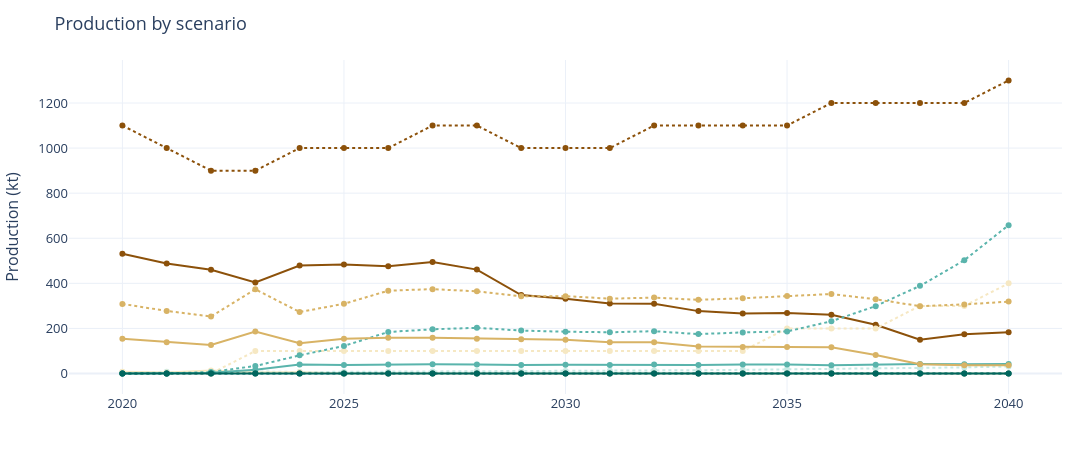
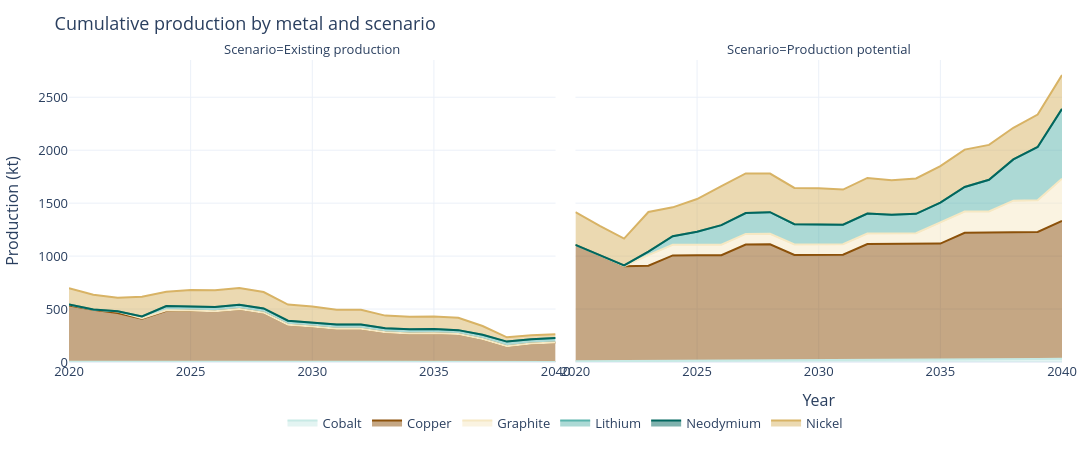

Here is the notebook cell these charts were saved with, in order:
### Code cell
fig = plot_metal_scenarios(production_df, color_map)
fig

### Figure 1 — Plotly figure (JSON) as saved in the notebook; plotly's stock layout.template omitted (floating-point values rounded to 4 significant figures)
{"data": [{"hovertemplate": "Metal=Cobalt<br>Scenario=Existing production<br>Year=%{x}<br>Value=%{y}<extra></extra>", "legendgroup": "Cobalt, Existing production", "line": {"color": "#c7eae5", "dash": "solid"}, "marker": {"symbol": "circle"}, "mode": "lines+markers", "name": "Cobalt, Existing production", "orientation": "v", "showlegend": true, "x": [2020, 2021, 2022, 2023, 2024, 2025, 2026, 2027, 2028, 2029, 2030, 2031, 2032, 2033, 2034, 2035, 2036, 2037, 2038, 2039, 2040], "xaxis": "x", "y": [3.2, 3.8, 2.5, 4.8, 3.4, 3.5, 3.5, 4.2, 4.2, 3.9, 3.9, 3.7, 3.4, 3.1, 3.1, 3.1, 2.8, 0.9, 0.3, 0.3, 0.3], "yaxis": "y", "type": "scatter"}, {"hovertemplate": "Metal=Cobalt<br>Scenario=Production potential<br>Year=%{x}<br>Value=%{y}<extra></extra>", "legendgroup": "Cobalt, Production potential", "line": {"color": "#c7eae5", "dash": "dot"}, "marker": {"symbol": "circle"}, "mode": "lines+markers", "name": "Cobalt, Production potential", "orientation": "v", "showlegend": true, "x": [2020, 2021, 2022, 2023, 2024, 2025, 2026, 2027, 2028, 2029, 2030, 2031, 2032, 2033, 2034, 2035, 2036, 2037, 2038, 2039, 2040], "xaxis": "x", "y": [6.5, 7.6, 5.1, 9.6, 6.8, 7.3, 8.0, 9.5, 11.4, 10.6, 11.6, 12.6, 13.6, 14.8, 16.6, 18.6, 20.6, 21.4, 23.8, 27.3, 31.3], "yaxis": "y", "type": "scatter"}, {"hovertemplate": "Metal=Copper<br>Scenario=Existing production<br>Year=%{x}<br>Value=%{y}<extra></extra>", "legendgroup": "Copper, Existing production", "line": {"color": "#8c510a", "dash": "solid"}, "marker": {"symbol": "circle"}, "mode": "lines+markers", "name": "Copper, Existing production", "orientation": "v", "showlegend": true, "x": [2020, 2021, 2022, 2023, 2024, 2025, 2026, 2027, 2028, 2029, 2030, 2031, 2032, 2033, 2034, 2035, 2036, 2037, 2038, 2039, 2040], "xaxis": "x", "y": [530.9, 488.5, 460.4, 404.0, 478.9, 483.9, 475.6, 495.0, 461.1, 348.3, 331.7, 311.1, 309.5, 276.9, 265.8, 268.9, 260.9, 216.7, 149.6, 174.1, 183.0], "yaxis": "y", "type": "scatter"}, {"hovertemplate": "Metal=Copper<br>Scenario=Production potential<br>Year=%{x}<br>Value=%{y}<extra></extra>", "legendgroup": "Copper, Production potential", "line": {"color": "#8c510a", "dash": "dot"}, "marker": {"symbol": "circle"}, "mode": "lines+markers", "name": "Copper, Production potential", "orientation": "v", "showlegend": true, "x": [2020, 2021, 2022, 2023, 2024, 2025, 2026, 2027, 2028, 2029, 2030, 2031, 2032, 2033, 2034, 2035, 2036, 2037, 2038, 2039, 2040], "xaxis": "x", "y": [1100.0, 1000.0, 900.0, 900.0, 1000.0, 1000.0, 1000.0, 1100.0, 1100.0, 1000.0, 1000.0, 1000.0, 1100.0, 1100.0, 1100.0, 1100.0, 1200.0, 1200.0, 1200.0, 1200.0, 1300.0], "yaxis": "y", "type": "scatter"}, {"hovertemplate": "Metal=Graphite<br>Scenario=Existing production<br>Year=%{x}<br>Value=%{y}<extra></extra>", "legendgroup": "Graphite, Existing production", "line": {"color": "#f6e8c3", "dash": "solid"}, "marker": {"symbol": "circle"}, "mode": "lines+markers", "name": "Graphite, Existing production", "orientation": "v", "showlegend": true, "x": [2020, 2021, 2022, 2023, 2024, 2025, 2026, 2027, 2028, 2029, 2030, 2031, 2032, 2033, 2034, 2035, 2036, 2037, 2038, 2039, 2040], "xaxis": "x", "y": [8.2, 4.2, 13.6, 4.2, 6.3, 0.0, 0.0, 0.0, 0.0, 0.0, 0.0, 0.0, 0.0, 0.0, 0.0, 0.0, 0.0, 0.0, 0.0, 0.0, 0.0], "yaxis": "y", "type": "scatter"}, {"hovertemplate": "Metal=Graphite<br>Scenario=Production potential<br>Year=%{x}<br>Value=%{y}<extra></extra>", "legendgroup": "Graphite, Production potential", "line": {"color": "#f6e8c3", "dash": "dot"}, "marker": {"symbol": "circle"}, "mode": "lines+markers", "name": "Graphite, Production potential", "orientation": "v", "showlegend": true, "x": [2020, 2021, 2022, 2023, 2024, 2025, 2026, 2027, 2028, 2029, 2030, 2031, 2032, 2033, 2034, 2035, 2036, 2037, 2038, 2039, 2040], "xaxis": "x", "y": [0.0, 0.0, 0.0, 100.0, 100.0, 100.0, 100.0, 100.0, 100.0, 100.0, 100.0, 100.0, 100.0, 100.0, 100.0, 200.0, 200.0, 200.0, 300.0, 300.0, 400.0], "yaxis": "y", "type": "scatter"}, {"hovertemplate": "Metal=Lithium<br>Scenario=Existing production<br>Year=%{x}<br>Value=%{y}<extra></extra>", "legendgroup": "Lithium, Existing production", "line": {"color": "#5ab4ac", "dash": "solid"}, "marker": {"symbol": "circle"}, "mode": "lines+markers", "name": "Lithium, Existing production", "orientation": "v", "showlegend": true, "x": [2020, 2021, 2022, 2023, 2024, 2025, 2026, 2027, 2028, 2029, 2030, 2031, 2032, 2033, 2034, 2035, 2036, 2037, 2038, 2039, 2040], "xaxis": "x", "y": [0.0, 0.2, 3.5, 16.7, 39.9, 37.6, 40.0, 41.7, 40.3, 37.9, 39.0, 38.2, 40.6, 37.8, 39.8, 40.5, 37.2, 39.3, 42.6, 41.0, 42.8], "yaxis": "y", "type": "scatter"}, {"hovertemplate": "Metal=Lithium<br>Scenario=Production potential<br>Year=%{x}<br>Value=%{y}<extra></extra>", "legendgroup": "Lithium, Production potential", "line": {"color": "#5ab4ac", "dash": "dot"}, "marker": {"symbol": "circle"}, "mode": "lines+markers", "name": "Lithium, Production potential", "orientation": "v", "showlegend": true, "x": [2020, 2021, 2022, 2023, 2024, 2025, 2026, 2027, 2028, 2029, 2030, 2031, 2032, 2033, 2034, 2035, 2036, 2037, 2038, 2039, 2040], "xaxis": "x", "y": [0.0, 0.4, 7.0, 33.5, 80.7, 122.4, 184.3, 196.4, 202.9, 190.7, 185.5, 183.1, 187.9, 174.9, 182.6, 186.6, 232.0, 299.0, 388.9, 502.6, 658.3], "yaxis": "y", "type": "scatter"}, {"hovertemplate": "Metal=Neodymium<br>Scenario=Existing production<br>Year=%{x}<br>Value=%{y}<extra></extra>", "legendgroup": "Neodymium, Existing production", "line": {"color": "#01665e", "dash": "solid"}, "marker": {"symbol": "circle"}, "mode": "lines+markers", "name": "Neodymium, Existing production", "orientation": "v", "showlegend": true, "x": [2020, 2021, 2022, 2023, 2024, 2025, 2026, 2027, 2028, 2029, 2030, 2031, 2032, 2033, 2034, 2035, 2036, 2037, 2038, 2039, 2040], "xaxis": "x", "y": [0.0, 0.0, 0.0, 0.0, 0.0, 0.0, 0.0, 0.0, 0.0, 0.0, 0.0, 0.0, 0.0, 0.0, 0.0, 0.0, 0.0, 0.0, 0.0, 0.0, 0.0], "yaxis": "y", "type": "scatter"}, {"hovertemplate": "Metal=Neodymium<br>Scenario=Production potential<br>Year=%{x}<br>Value=%{y}<extra></extra>", "legendgroup": "Neodymium, Production potential", "line": {"color": "#01665e", "dash": "dot"}, "marker": {"symbol": "circle"}, "mode": "lines+markers", "name": "Neodymium, Production potential", "orientation": "v", "showlegend": true, "x": [2020, 2021, 2022, 2023, 2024, 2025, 2026, 2027, 2028, 2029, 2030, 2031, 2032, 2033, 2034, 2035, 2036, 2037, 2038, 2039, 2040], "xaxis": "x", "y": [0.0, 0.0, 0.0, 0.0, 0.0, 0.0, 0.0, 0.0, 0.0, 0.0, 0.0, 0.0, 0.0, 0.0, 0.1, 0.1, 0.1, 0.2, 0.2, 0.3, 0.4], "yaxis": "y", "type": "scatter"}, {"hovertemplate": "Metal=Nickel<br>Scenario=Existing production<br>Year=%{x}<br>Value=%{y}<extra></extra>", "legendgroup": "Nickel, Existing production", "line": {"color": "#d8b365", "dash": "solid"}, "marker": {"symbol": "circle"}, "mode": "lines+markers", "name": "Nickel, Existing production", "orientation": "v", "showlegend": true, "x": [2020, 2021, 2022, 2023, 2024, 2025, 2026, 2027, 2028, 2029, 2030, 2031, 2032, 2033, 2034, 2035, 2036, 2037, 2038, 2039, 2040], "xaxis": "x", "y": [154.4, 138.9, 126.6, 186.8, 134.6, 154.6, 158.5, 158.5, 154.8, 152.1, 150.2, 139.3, 139.3, 120.3, 118.0, 118.0, 116.7, 82.7, 40.8, 37.0, 37.0], "yaxis": "y", "type": "scatter"}, {"hovertemplate": "Metal=Nickel<br>Scenario=Production potential<br>Year=%{x}<br>Value=%{y}<extra></extra>", "legendgroup": "Nickel, Production potential", "line": {"color": "#d8b365", "dash": "dot"}, "marker": {"symbol": "circle"}, "mode": "lines+markers", "name": "Nickel, Production potential", "orientation": "v", "showlegend": true, "x": [2020, 2021, 2022, 2023, 2024, 2025, 2026, 2027, 2028, 2029, 2030, 2031, 2032, 2033, 2034, 2035, 2036, 2037, 2038, 2039, 2040], "xaxis": "x", "y": [308.8, 277.7, 253.2, 373.6, 273.0, 309.2, 367.5, 374.4, 364.8, 342.8, 343.3, 332.1, 336.9, 326.9, 334.0, 343.8, 352.8, 329.5, 298.9, 306.8, 319.1], "yaxis": "y", "type": "scatter"}], "layout": {"xaxis": {"anchor": "y", "domain": [0.0, 1.0], "title": {"text": ""}}, "yaxis": {"anchor": "x", "domain": [0.0, 1.0], "title": {"text": "Production (kt)"}}, "legend": {"title": {"text": "Metal, Scenario"}, "tracegroupgap": 0}, "title": {"text": "Production by scenario", "font": {"size": 18}}, "font": {"size": 13}, "margin": {"l": 50, "r": 30, "t": 60, "b": 40}, "showlegend": false, "width": 1100, "height": 450}}

### Figure 2 — Plotly figure (JSON) as saved in the notebook; plotly's stock layout.template omitted (floating-point values rounded to 4 significant figures)
{"data": [{"fillpattern": {"shape": ""}, "hovertemplate": "Metal=Cobalt<br>Scenario=Existing production<br>Year=%{x}<br>Value=%{y}<extra></extra>", "legendgroup": "Cobalt", "line": {"color": "#c7eae5"}, "marker": {"symbol": "circle"}, "mode": "lines", "name": "Cobalt", "orientation": "v", "showlegend": true, "stackgroup": "1", "x": [2020, 2021, 2022, 2023, 2024, 2025, 2026, 2027, 2028, 2029, 2030, 2031, 2032, 2033, 2034, 2035, 2036, 2037, 2038, 2039, 2040], "xaxis": "x", "y": [3.2, 3.8, 2.5, 4.8, 3.4, 3.5, 3.5, 4.2, 4.2, 3.9, 3.9, 3.7, 3.4, 3.1, 3.1, 3.1, 2.8, 0.9, 0.3, 0.3, 0.3], "yaxis": "y", "type": "scatter"}, {"fillpattern": {"shape": ""}, "hovertemplate": "Metal=Cobalt<br>Scenario=Production potential<br>Year=%{x}<br>Value=%{y}<extra></extra>", "legendgroup": "Cobalt", "line": {"color": "#c7eae5"}, "marker": {"symbol": "circle"}, "mode": "lines", "name": "Cobalt", "orientation": "v", "showlegend": false, "stackgroup": "1", "x": [2020, 2021, 2022, 2023, 2024, 2025, 2026, 2027, 2028, 2029, 2030, 2031, 2032, 2033, 2034, 2035, 2036, 2037, 2038, 2039, 2040], "xaxis": "x2", "y": [6.5, 7.6, 5.1, 9.6, 6.8, 7.3, 8.0, 9.5, 11.4, 10.6, 11.6, 12.6, 13.6, 14.8, 16.6, 18.6, 20.6, 21.4, 23.8, 27.3, 31.3], "yaxis": "y2", "type": "scatter"}, {"fillpattern": {"shape": ""}, "hovertemplate": "Metal=Copper<br>Scenario=Existing production<br>Year=%{x}<br>Value=%{y}<extra></extra>", "legendgroup": "Copper", "line": {"color": "#8c510a"}, "marker": {"symbol": "circle"}, "mode": "lines", "name": "Copper", "orientation": "v", "showlegend": true, "stackgroup": "1", "x": [2020, 2021, 2022, 2023, 2024, 2025, 2026, 2027, 2028, 2029, 2030, 2031, 2032, 2033, 2034, 2035, 2036, 2037, 2038, 2039, 2040], "xaxis": "x", "y": [530.9, 488.5, 460.4, 404.0, 478.9, 483.9, 475.6, 495.0, 461.1, 348.3, 331.7, 311.1, 309.5, 276.9, 265.8, 268.9, 260.9, 216.7, 149.6, 174.1, 183.0], "yaxis": "y", "type": "scatter"}, {"fillpattern": {"shape": ""}, "hovertemplate": "Metal=Copper<br>Scenario=Production potential<br>Year=%{x}<br>Value=%{y}<extra></extra>", "legendgroup": "Copper", "line": {"color": "#8c510a"}, "marker": {"symbol": "circle"}, "mode": "lines", "name": "Copper", "orientation": "v", "showlegend": false, "stackgroup": "1", "x": [2020, 2021, 2022, 2023, 2024, 2025, 2026, 2027, 2028, 2029, 2030, 2031, 2032, 2033, 2034, 2035, 2036, 2037, 2038, 2039, 2040], "xaxis": "x2", "y": [1100.0, 1000.0, 900.0, 900.0, 1000.0, 1000.0, 1000.0, 1100.0, 1100.0, 1000.0, 1000.0, 1000.0, 1100.0, 1100.0, 1100.0, 1100.0, 1200.0, 1200.0, 1200.0, 1200.0, 1300.0], "yaxis": "y2", "type": "scatter"}, {"fillpattern": {"shape": ""}, "hovertemplate": "Metal=Graphite<br>Scenario=Existing production<br>Year=%{x}<br>Value=%{y}<extra></extra>", "legendgroup": "Graphite", "line": {"color": "#f6e8c3"}, "marker": {"symbol": "circle"}, "mode": "lines", "name": "Graphite", "orientation": "v", "showlegend": true, "stackgroup": "1", "x": [2020, 2021, 2022, 2023, 2024, 2025, 2026, 2027, 2028, 2029, 2030, 2031, 2032, 2033, 2034, 2035, 2036, 2037, 2038, 2039, 2040], "xaxis": "x", "y": [8.2, 4.2, 13.6, 4.2, 6.3, 0.0, 0.0, 0.0, 0.0, 0.0, 0.0, 0.0, 0.0, 0.0, 0.0, 0.0, 0.0, 0.0, 0.0, 0.0, 0.0], "yaxis": "y", "type": "scatter"}, {"fillpattern": {"shape": ""}, "hovertemplate": "Metal=Graphite<br>Scenario=Production potential<br>Year=%{x}<br>Value=%{y}<extra></extra>", "legendgroup": "Graphite", "line": {"color": "#f6e8c3"}, "marker": {"symbol": "circle"}, "mode": "lines", "name": "Graphite", "orientation": "v", "showlegend": false, "stackgroup": "1", "x": [2020, 2021, 2022, 2023, 2024, 2025, 2026, 2027, 2028, 2029, 2030, 2031, 2032, 2033, 2034, 2035, 2036, 2037, 2038, 2039, 2040], "xaxis": "x2", "y": [0.0, 0.0, 0.0, 100.0, 100.0, 100.0, 100.0, 100.0, 100.0, 100.0, 100.0, 100.0, 100.0, 100.0, 100.0, 200.0, 200.0, 200.0, 300.0, 300.0, 400.0], "yaxis": "y2", "type": "scatter"}, {"fillpattern": {"shape": ""}, "hovertemplate": "Metal=Lithium<br>Scenario=Existing production<br>Year=%{x}<br>Value=%{y}<extra></extra>", "legendgroup": "Lithium", "line": {"color": "#5ab4ac"}, "marker": {"symbol": "circle"}, "mode": "lines", "name": "Lithium", "orientation": "v", "showlegend": true, "stackgroup": "1", "x": [2020, 2021, 2022, 2023, 2024, 2025, 2026, 2027, 2028, 2029, 2030, 2031, 2032, 2033, 2034, 2035, 2036, 2037, 2038, 2039, 2040], "xaxis": "x", "y": [0.0, 0.2, 3.5, 16.7, 39.9, 37.6, 40.0, 41.7, 40.3, 37.9, 39.0, 38.2, 40.6, 37.8, 39.8, 40.5, 37.2, 39.3, 42.6, 41.0, 42.8], "yaxis": "y", "type": "scatter"}, {"fillpattern": {"shape": ""}, "hovertemplate": "Metal=Lithium<br>Scenario=Production potential<br>Year=%{x}<br>Value=%{y}<extra></extra>", "legendgroup": "Lithium", "line": {"color": "#5ab4ac"}, "marker": {"symbol": "circle"}, "mode": "lines", "name": "Lithium", "orientation": "v", "showlegend": false, "stackgroup": "1", "x": [2020, 2021, 2022, 2023, 2024, 2025, 2026, 2027, 2028, 2029, 2030, 2031, 2032, 2033, 2034, 2035, 2036, 2037, 2038, 2039, 2040], "xaxis": "x2", "y": [0.0, 0.4, 7.0, 33.5, 80.7, 122.4, 184.3, 196.4, 202.9, 190.7, 185.5, 183.1, 187.9, 174.9, 182.6, 186.6, 232.0, 299.0, 388.9, 502.6, 658.3], "yaxis": "y2", "type": "scatter"}, {"fillpattern": {"shape": ""}, "hovertemplate": "Metal=Neodymium<br>Scenario=Existing production<br>Year=%{x}<br>Value=%{y}<extra></extra>", "legendgroup": "Neodymium", "line": {"color": "#01665e"}, "marker": {"symbol": "circle"}, "mode": "lines", "name": "Neodymium", "orientation": "v", "showlegend": true, "stackgroup": "1", "x": [2020, 2021, 2022, 2023, 2024, 2025, 2026, 2027, 2028, 2029, 2030, 2031, 2032, 2033, 2034, 2035, 2036, 2037, 2038, 2039, 2040], "xaxis": "x", "y": [0.0, 0.0, 0.0, 0.0, 0.0, 0.0, 0.0, 0.0, 0.0, 0.0, 0.0, 0.0, 0.0, 0.0, 0.0, 0.0, 0.0, 0.0, 0.0, 0.0, 0.0], "yaxis": "y", "type": "scatter"}, {"fillpattern": {"shape": ""}, "hovertemplate": "Metal=Neodymium<br>Scenario=Production potential<br>Year=%{x}<br>Value=%{y}<extra></extra>", "legendgroup": "Neodymium", "line": {"color": "#01665e"}, "marker": {"symbol": "circle"}, "mode": "lines", "name": "Neodymium", "orientation": "v", "showlegend": false, "stackgroup": "1", "x": [2020, 2021, 2022, 2023, 2024, 2025, 2026, 2027, 2028, 2029, 2030, 2031, 2032, 2033, 2034, 2035, 2036, 2037, 2038, 2039, 2040], "xaxis": "x2", "y": [0.0, 0.0, 0.0, 0.0, 0.0, 0.0, 0.0, 0.0, 0.0, 0.0, 0.0, 0.0, 0.0, 0.0, 0.1, 0.1, 0.1, 0.2, 0.2, 0.3, 0.4], "yaxis": "y2", "type": "scatter"}, {"fillpattern": {"shape": ""}, "hovertemplate": "Metal=Nickel<br>Scenario=Existing production<br>Year=%{x}<br>Value=%{y}<extra></extra>", "legendgroup": "Nickel", "line": {"color": "#d8b365"}, "marker": {"symbol": "circle"}, "mode": "lines", "name": "Nickel", "orientation": "v", "showlegend": true, "stackgroup": "1", "x": [2020, 2021, 2022, 2023, 2024, 2025, 2026, 2027, 2028, 2029, 2030, 2031, 2032, 2033, 2034, 2035, 2036, 2037, 2038, 2039, 2040], "xaxis": "x", "y": [154.4, 138.9, 126.6, 186.8, 134.6, 154.6, 158.5, 158.5, 154.8, 152.1, 150.2, 139.3, 139.3, 120.3, 118.0, 118.0, 116.7, 82.7, 40.8, 37.0, 37.0], "yaxis": "y", "type": "scatter"}, {"fillpattern": {"shape": ""}, "hovertemplate": "Metal=Nickel<br>Scenario=Production potential<br>Year=%{x}<br>Value=%{y}<extra></extra>", "legendgroup": "Nickel", "line": {"color": "#d8b365"}, "marker": {"symbol": "circle"}, "mode": "lines", "name": "Nickel", "orientation": "v", "showlegend": false, "stackgroup": "1", "x": [2020, 2021, 2022, 2023, 2024, 2025, 2026, 2027, 2028, 2029, 2030, 2031, 2032, 2033, 2034, 2035, 2036, 2037, 2038, 2039, 2040], "xaxis": "x2", "y": [308.8, 277.7, 253.2, 373.6, 273.0, 309.2, 367.5, 374.4, 364.8, 342.8, 343.3, 332.1, 336.9, 326.9, 334.0, 343.8, 352.8, 329.5, 298.9, 306.8, 319.1], "yaxis": "y2", "type": "scatter"}], "layout": {"xaxis": {"anchor": "y", "domain": [0.0, 0.49], "title": {"text": ""}}, "yaxis": {"anchor": "x", "domain": [0.0, 1.0], "title": {"text": "Production (kt)"}}, "xaxis2": {"anchor": "y2", "domain": [0.51, 1.0], "matches": "x", "title": {"text": "Year"}}, "yaxis2": {"anchor": "x2", "domain": [0.0, 1.0], "matches": "y", "showticklabels": false}, "annotations": [{"font": {}, "showarrow": false, "text": "Scenario=Existing production", "x": 0.245, "xanchor": "center", "xref": "paper", "y": 1.0, "yanchor": "bottom", "yref": "paper"}, {"font": {}, "showarrow": false, "text": "Scenario=Production potential", "x": 0.755, "xanchor": "center", "xref": "paper", "y": 1.0, "yanchor": "bottom", "yref": "paper"}], "legend": {"title": {"text": ""}, "tracegroupgap": 0, "orientation": "h", "yanchor": "bottom", "y": -0.25, "xanchor": "center", "x": 0.5}, "title": {"text": "Cumulative production by metal and scenario", "font": {"size": 18}}, "font": {"size": 13}, "margin": {"l": 50, "r": 30, "t": 60, "b": 40}, "width": 1100, "height": 450}}
